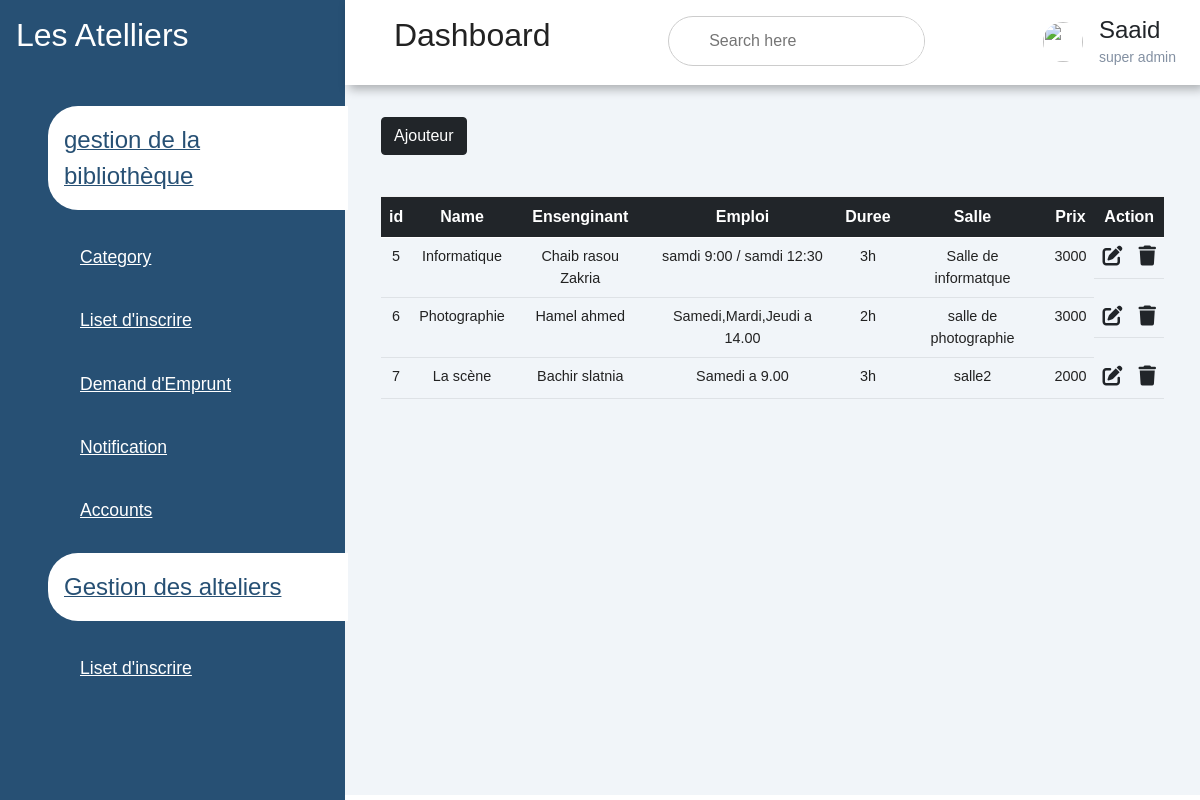
The app's page /atlrs.php with its own data.
### tables this page shows
CREATE TABLE `atelier` (
  `id` int(11) NOT NULL,
  `name` varchar(255) NOT NULL,
  `ensenginant` varchar(255) NOT NULL,
  `age` int(11) NOT NULL,
  `emploi_de_temps` varchar(255) NOT NULL,
  `Duree` varchar(255) NOT NULL,
  `salle` varchar(255) NOT NULL,
  `prix` float NOT NULL
);

### atlrs.php (the view, shortened to what this page needs)
<!DOCTYPE html>
<html lang="en">
<head>
     <link rel="stylesheet" href="atelir.css">
	 <link href="https://cdn.jsdelivr.net/npm/bootstrap@5.0.2/dist/css/bootstrap.min.css" rel="stylesheet">
    <link rel="stylesheet" href="https://cdnjs.cloudflare.com/ajax/libs/font-awesome/6.4.0/css/all.min.css" />
    <link rel="stylesheet" href="https://cdn.datatables.net/1.12.1/css/dataTables.bootstrap4.min.css" />
</head>
<body>
             <div class="sidebar">
                <div class="sidebar-brand">
                    <h2><span class="lab la-accusoft"></span>Les Atelliers</h2>
                </div>
                <div class="sidebar-menu">
                    <ul>
                        <li>
                            <a href="atelierspace.php" class="active">
                            <span>gestion de la bibliothèque</span></a>
                        </li>
                        <li>
                            <a href="category.php"><span class="las la-users"></span>
                            <span>Category</span></a>
                        </li>
                        <li>
                            <a href="listbib.php"><span class="las la-users"></span>
                            <span>Liset d'inscrire</span></a>
                        </li>
                        <li>
                            <a href="dashboard.php"><span class="las la-clipboard-list"></span>
                            <span>Demand d'Emprunt</span></a>
                        </li><li>
                            <a href="culter/not.php"><span class="las la-shipping-bag"></span>
                            <span>Notification</span></a>
                        </li>
                        <li>
                            <a href=""><span class="las la-users-circle"></span>
                            <span>Accounts</span></a>
                        </li>
                        <li>
                            <a href="atlrs.php" class="active">
                            <span>Gestion des alteliers</span></a>
                        </li>
                        <li>
                            <a href="listatlr.php"><span class="las la-users"></span>
                            <span>Liset d'inscrire</span></a>
                        </li>
                    </ul>
                </div>
             </div>
        <div class="main-content">
             <header>
                <h2>
                    <label for="">
                        <span class="las la-bars"></span>
                    </label>
                    Dashboard
                    </h2>
                    <div class="search-wrapper">
                        <input type="search" placeholder="Search here"/>
                    </div>
                    <div class="user-wrapper">
                        <img src="#" width="40px" height="40px">
                        <div>
                            <h4>Saaid</h4>
                            <small>super admin</small>
                        </div>
                    </div>
             </header>
             <main>
    <div class="container">
        <a href="class/atlr.php" class="btn btn-dark mb-3">Ajouteur</a>
        <table class="table table-hover text-center">
            <thead class="table-dark">
                <tr>
                <th scope="col">id</th>
                <th scope="col">Name</th>
                <th scope="col">Ensenginant</th>
                <th scope="col">Emploi</th>
                <th scope="col">Duree</th>
                <th scope="col">Salle</th>
                <th scope="col">Prix</th>
                <th scope="col">Action</th>
                </tr>
            </thead>
            <tbody>
            <?php
include('inc/conx.php');
$sql="SELECT* FROM atelier ";
$result=$conn->query($sql);
while($row=$result->fetch_assoc()){
    echo"
    <tr>
        <td>$row[id]</td>
        <td>$row[name]</td>
        <td>$row[ensenginant]</td>
        <td>$row[emploi_de_temps]</td>
        <td>$row[Duree]</td>
        <td>$row[salle]</td>
        <td>$row[prix]</td>
        <td>
        <a href='edit/editatlr.php?id=$row[id]' class='link-dark'><i class='fa-solid fa-pen-to-square fs-5 me-3'></i></a>
         <a href='delet/deletaltr.php?id=$row[id]' class='link-dark'><i class='fa-solid fa-trash fs-5'></i></a>
        </td>
    </tr>
    ";
}
?>
				</tbody>
			</table>
			</div>
		</div>
</body>
</html>

### atelir.css (style rules this page uses)
:root { --main-color:#275074; --color-dark:#1D2231; --text-grey:#8390A2; }
* { padding: 0; margin: 0; box-sizing: border-box; list-style-type: none; text-decoration: none; font-family: 'poppins' , sans-serif; }
.sidebar { width: 345px; position: fixed; left: 0; top: 0; height: 100%; background: var(--main-color); z-index: 100; }
.sidebar-brand { height: 90px; padding-left: 1rem 0rem 1rem 2rem; color: #fff; }
.sidebar-brand { margin-top: 1rem; }
.sidebar-menu li { width: 100%; margin-bottom: 1.7rem; margin-left: 1rem; }
.sidebar-menu a { padding-left: 1rem; display: block; color: #fff; font-size: 1.1rem; }
.sidebar-menu a.active { background: #fff; padding-top: 1rem; padding-bottom: 1rem; color: var(--main-color); width: 300px; border-radius: 30px 0px 0px 30px; }
.sidebar-menu a span:first-child { font-size: 1.5rem; padding-right: 1rem; }
.main-content { margin-left: 345px; top: 50px; }
header { display: flex; justify-content: space-between; padding: 1rem 1.5rem; box-shadow: 4px 4px 10px rgba(0, 0, 0, 0.3); position: fixed; left: 345px; width: calc(100% - 345px); z-index: 100; top: 0; }
header h2 { color: #222; }
header label span { font-size: 1.7rem; padding-right: 1rem; }
.search-wrapper { border: 1px solid #ccc; border-radius: 30px; height: 50px; display: flex; align-items: center; overflow-x: hidden; }
.search-wrapper input { height: 100%; padding: .5rem; border: none; outline: none; }
.user-wrapper { display: flex; align-items: center; }
.user-wrapper img { border-radius: 50%; margin-right: 1rem; }
.user-wrapper h4 { margin-bottom: 0rem !important; }
.user-wrapper small { display: inline-block ; color: var(--text-grey); }
main { margin-top: 85px; padding: 2rem 1.5rem; background: #f1f5f9; min-height: calc(100vh - 90px); }
table { flex: 1; overflow: auto; border-collapse: collapse; margin-top: 25px; }
thead tr { border-top: 1px solid #f0f0f0; border-bottom: 1px solid #f0f0f0; }
td { padding: .5rem; font-size: .9rem; color: #222; }
tr td:last-child { display: flex; align-items: center; }

### records on screen
atelier: id "5", name "Informatique", ensenginant "Chaib rasou Zakria", emploi_de_temps "samdi 9:00 / samdi 12:30", Duree "3h", salle "Salle de informatque", prix "3000"
atelier: id "6", name "Photographie", ensenginant "Hamel ahmed", emploi_de_temps "Samedi,Mardi,Jeudi a 14.00", Duree "2h", salle "salle de photographie", prix "3000"
atelier: id "7", name "La scène", ensenginant "Bachir slatnia", emploi_de_temps "Samedi a 9.00", Duree "3h", salle "salle2", prix "2000"
